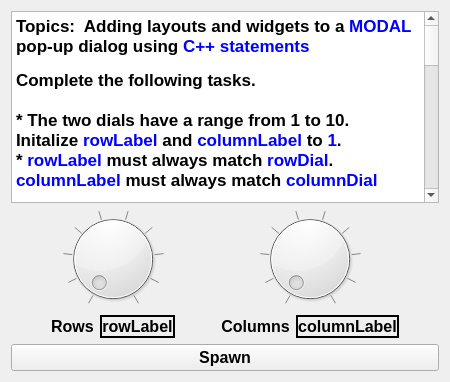
     <widget class="QWidget" name="tab_6">
      <attribute name="title">
       <string>P2</string>
      </attribute>
      <layout class="QVBoxLayout" name="verticalLayout_9">
       <item>
        <widget class="QTextBrowser" name="textBrowser_6">
         <property name="html">
          <string>&lt;!DOCTYPE HTML PUBLIC &quot;-//W3C//DTD HTML 4.0//EN&quot; &quot;http://www.w3.org/TR/REC-html40/strict.dtd&quot;&gt;
&lt;html&gt;&lt;head&gt;&lt;meta name=&quot;qrichtext&quot; content=&quot;1&quot; /&gt;&lt;style type=&quot;text/css&quot;&gt;
p, li { white-space: pre-wrap; }
&lt;/style&gt;&lt;/head&gt;&lt;body style=&quot; font-family:'Cantarell'; font-size:11pt; font-weight:400; font-style:normal;&quot;&gt;
&lt;p style=&quot; margin-top:0px; margin-bottom:0px; margin-left:0px; margin-right:0px; -qt-block-indent:0; text-indent:0px;&quot;&gt;&lt;span style=&quot; font-family:'.Lucida Grande UI'; font-size:13pt; font-weight:600;&quot;&gt;Topics:  Adding layouts and widgets to a &lt;/span&gt;&lt;span style=&quot; font-family:'.Lucida Grande UI'; font-size:13pt; font-weight:600; color:#0000ff;&quot;&gt;MODAL&lt;/span&gt;&lt;span style=&quot; font-family:'.Lucida Grande UI'; font-size:13pt; font-weight:600;&quot;&gt; pop-up dialog using &lt;/span&gt;&lt;span style=&quot; font-family:'.Lucida Grande UI'; font-size:13pt; font-weight:600; color:#0000ff;&quot;&gt;C++ statements&lt;/span&gt;&lt;/p&gt;
&lt;p style=&quot;-qt-paragraph-type:empty; margin-top:0px; margin-bottom:0px; margin-left:0px; margin-right:0px; -qt-block-indent:0; text-indent:0px; font-family:'Sans Serif'; font-size:9pt;&quot;&gt;&lt;br /&gt;&lt;/p&gt;
&lt;p style=&quot; margin-top:0px; margin-bottom:0px; margin-left:0px; margin-right:0px; -qt-block-indent:0; text-indent:0px;&quot;&gt;&lt;span style=&quot; font-family:'.Lucida Grande UI'; font-size:13pt; font-weight:600;&quot;&gt;Complete the following tasks.&lt;/span&gt;&lt;/p&gt;
&lt;p style=&quot;-qt-paragraph-type:empty; margin-top:0px; margin-bottom:0px; margin-left:0px; margin-right:0px; -qt-block-indent:0; text-indent:0px; font-family:'.Lucida Grande UI'; font-size:13pt; font-weight:600;&quot;&gt;&lt;br /&gt;&lt;/p&gt;
&lt;p style=&quot; margin-top:0px; margin-bottom:0px; margin-left:0px; margin-right:0px; -qt-block-indent:0; text-indent:0px;&quot;&gt;&lt;span style=&quot; font-family:'.Lucida Grande UI'; font-size:13pt; font-weight:600;&quot;&gt;* The two dials have a range from 1 to 10.  Initalize &lt;/span&gt;&lt;span style=&quot; font-family:'.Lucida Grande UI'; font-size:13pt; font-weight:600; color:#0000ff;&quot;&gt;rowLabel&lt;/span&gt;&lt;span style=&quot; font-family:'.Lucida Grande UI'; font-size:13pt; font-weight:600;&quot;&gt; and &lt;/span&gt;&lt;span style=&quot; font-family:'.Lucida Grande UI'; font-size:13pt; font-weight:600; color:#0000ff;&quot;&gt;columnLabel&lt;/span&gt;&lt;span style=&quot; font-family:'.Lucida Grande UI'; font-size:13pt; font-weight:600;&quot;&gt; to &lt;/span&gt;&lt;span style=&quot; font-family:'.Lucida Grande UI'; font-size:13pt; font-weight:600; color:#0000ff;&quot;&gt;1&lt;/span&gt;&lt;span style=&quot; font-family:'.Lucida Grande UI'; font-size:13pt; font-weight:600;&quot;&gt;.&lt;/span&gt;&lt;/p&gt;
&lt;p style=&quot; margin-top:0px; margin-bottom:0px; margin-left:0px; margin-right:0px; -qt-block-indent:0; text-indent:0px;&quot;&gt;&lt;span style=&quot; font-family:'.Lucida Grande UI'; font-size:13pt; font-weight:600;&quot;&gt;* &lt;/span&gt;&lt;span style=&quot; font-family:'.Lucida Grande UI'; font-size:13pt; font-weight:600; color:#0000ff;&quot;&gt;rowLabel&lt;/span&gt;&lt;span style=&quot; font-family:'.Lucida Grande UI'; font-size:13pt; font-weight:600;&quot;&gt; must always match &lt;/span&gt;&lt;span style=&quot; font-family:'.Lucida Grande UI'; font-size:13pt; font-weight:600; color:#0000ff;&quot;&gt;rowDial&lt;/span&gt;&lt;span style=&quot; font-family:'.Lucida Grande UI'; font-size:13pt; font-weight:600;&quot;&gt;.  &lt;/span&gt;&lt;span style=&quot; font-family:'.Lucida Grande UI'; font-size:13pt; font-weight:600; color:#0000ff;&quot;&gt;columnLabel&lt;/span&gt;&lt;span style=&quot; font-family:'.Lucida Grande UI'; font-size:13pt; font-weight:600;&quot;&gt; must always match &lt;/span&gt;&lt;span style=&quot; font-family:'.Lucida Grande UI'; font-size:13pt; font-weight:600; color:#0000ff;&quot;&gt;columnDial&lt;/span&gt;&lt;/p&gt;
&lt;p style=&quot;-qt-paragraph-type:empty; margin-top:0px; margin-bottom:0px; margin-left:0px; margin-right:0px; -qt-block-indent:0; text-indent:0px; font-family:'.Lucida Grande UI'; font-size:13pt; font-weight:600;&quot;&gt;&lt;br /&gt;&lt;/p&gt;
&lt;p style=&quot; margin-top:0px; margin-bottom:0px; margin-left:0px; margin-right:0px; -qt-block-indent:0; text-indent:0px;&quot;&gt;&lt;span style=&quot; font-family:'.Lucida Grande UI'; font-size:13pt; font-weight:600;&quot;&gt;* Add Qt/C++ statement(s) that will display, each time the &lt;/span&gt;&lt;span style=&quot; font-family:'.Lucida Grande UI'; font-size:13pt; font-weight:600; color:#0000ff;&quot;&gt;spawnButton&lt;/span&gt;&lt;span style=&quot; font-family:'.Lucida Grande UI'; font-size:13pt; font-weight:600;&quot;&gt; is pressed, create a &lt;/span&gt;&lt;span style=&quot; font-family:'.Lucida Grande UI'; font-size:13pt; font-weight:600; color:#0000ff;&quot;&gt;modal&lt;/span&gt;&lt;span style=&quot; font-family:'.Lucida Grande UI'; font-size:13pt; font-weight:600;&quot;&gt; pop-up dialog that displays &lt;/span&gt;&lt;span style=&quot; font-family:'.Lucida Grande UI'; font-size:13pt; font-weight:600; color:#ef2929;&quot;&gt;ROWS x COLUMNS&lt;/span&gt;&lt;span style=&quot; font-family:'.Lucida Grande UI'; font-size:13pt; font-weight:600;&quot;&gt; &lt;/span&gt;&lt;span style=&quot; font-family:'.Lucida Grande UI'; font-size:13pt; font-weight:600; color:#0000ff;&quot;&gt;QLabels &lt;/span&gt;&lt;span style=&quot; font-family:'.Lucida Grande UI'; font-size:13pt; font-weight:600; color:#000000;&quot;&gt;in a &lt;/span&gt;&lt;span style=&quot; font-family:'.Lucida Grande UI'; font-size:13pt; font-weight:600; text-decoration: underline; color:#ef2929;&quot;&gt;grid layout&lt;/span&gt;&lt;span style=&quot; font-family:'.Lucida Grande UI'; font-size:13pt; font-weight:600;&quot;&gt; and a &lt;/span&gt;&lt;span style=&quot; font-family:'.Lucida Grande UI'; font-size:13pt; font-weight:600; color:#0000ff;&quot;&gt;Close button&lt;/span&gt;&lt;span style=&quot; font-family:'.Lucida Grande UI'; font-size:13pt; font-weight:600;&quot;&gt;  &lt;/span&gt;&lt;span style=&quot; font-family:'.Lucida Grande UI'; font-size:13pt; font-weight:600; color:#ff0000;&quot;&gt;(do not use Designer to create this new dialog form)&lt;/span&gt;&lt;/p&gt;
&lt;p style=&quot; margin-top:0px; margin-bottom:0px; margin-left:0px; margin-right:0px; -qt-block-indent:0; text-indent:0px;&quot;&gt;&lt;span style=&quot; font-family:'.Lucida Grande UI'; font-size:13pt; font-weight:600;&quot;&gt;** Each &lt;/span&gt;&lt;span style=&quot; font-family:'.Lucida Grande UI'; font-size:13pt; font-weight:600; color:#0000ff;&quot;&gt;QLabel&lt;/span&gt;&lt;span style=&quot; font-family:'.Lucida Grande UI'; font-size:13pt; font-weight:600;&quot;&gt; must include a visible frame&lt;/span&gt;&lt;/p&gt;
&lt;p style=&quot; margin-top:0px; margin-bottom:0px; margin-left:0px; margin-right:0px; -qt-block-indent:0; text-indent:0px;&quot;&gt;&lt;span style=&quot; font-family:'.Lucida Grande UI'; font-size:13pt; font-weight:600;&quot;&gt;** Add Qt/C++ statement(s) that will cause &lt;/span&gt;&lt;span style=&quot; font-family:'.Lucida Grande UI'; font-size:13pt; font-weight:600; text-decoration: underline; color:#0000ff;&quot;&gt;each of the grid labels on the pop-up dialog&lt;/span&gt;&lt;span style=&quot; font-family:'.Lucida Grande UI'; font-size:13pt; font-weight:600; color:#0000ff;&quot;&gt; &lt;/span&gt;&lt;span style=&quot; font-family:'.Lucida Grande UI'; font-size:13pt; font-weight:600;&quot;&gt;to be numbered correctly with its &lt;/span&gt;&lt;span style=&quot; font-family:'.Lucida Grande UI'; font-size:13pt; font-weight:600; color:#ef2929;&quot;&gt;ROW POSITION&lt;/span&gt;&lt;span style=&quot; font-family:'.Lucida Grande UI'; font-size:13pt; font-weight:600;&quot;&gt; within the grid layout&lt;/span&gt;&lt;/p&gt;
&lt;p style=&quot; margin-top:0px; margin-bottom:0px; margin-left:0px; margin-right:0px; -qt-block-indent:0; text-indent:0px;&quot;&gt;&lt;span style=&quot; font-family:'.Lucida Grande UI'; font-size:13pt; font-weight:600;&quot;&gt;** Add Qt/C++ statement(s) that will cause the pop-up dialog to close when the user clicks on the &lt;/span&gt;&lt;span style=&quot; font-family:'.Lucida Grande UI'; font-size:13pt; font-weight:600; color:#0000ff;&quot;&gt;Close&lt;/span&gt;&lt;span style=&quot; font-family:'.Lucida Grande UI'; font-size:13pt; font-weight:600;&quot;&gt; &lt;/span&gt;&lt;span style=&quot; font-family:'.Lucida Grande UI'; font-size:13pt; font-weight:600; color:#0000ff;&quot;&gt;button&lt;/span&gt;&lt;span style=&quot; font-family:'.Lucida Grande UI'; font-size:13pt; font-weight:600;&quot;&gt;.  The &lt;/span&gt;&lt;span style=&quot; font-family:'.Lucida Grande UI'; font-size:13pt; font-weight:600; color:#0000ff;&quot;&gt;Close button&lt;/span&gt;&lt;span style=&quot; font-family:'.Lucida Grande UI'; font-size:13pt; font-weight:600;&quot;&gt; on the pop-up dialog must close &lt;/span&gt;&lt;span style=&quot; font-family:'.Lucida Grande UI'; font-size:13pt; font-weight:600; text-decoration: underline;&quot;&gt;only&lt;/span&gt;&lt;span style=&quot; font-family:'.Lucida Grande UI'; font-size:13pt; font-weight:600;&quot;&gt; the pop-up dialog, NOT the entire exam dialog!&lt;/span&gt;&lt;/p&gt;
&lt;p style=&quot;-qt-paragraph-type:empty; margin-top:0px; margin-bottom:0px; margin-left:0px; margin-right:0px; -qt-block-indent:0; text-indent:0px; font-family:'.Lucida Grande UI'; font-size:13pt; font-weight:600;&quot;&gt;&lt;br /&gt;&lt;/p&gt;
&lt;p style=&quot; margin-top:0px; margin-bottom:0px; margin-left:0px; margin-right:0px; -qt-block-indent:0; text-indent:0px;&quot;&gt;&lt;span style=&quot; font-family:'.Lucida Grande UI'; font-size:13pt; font-weight:600;&quot;&gt;* Add Qt/C++ statement(s) that make a &lt;/span&gt;&lt;span style=&quot; font-family:'.Lucida Grande UI'; font-size:13pt; font-weight:600; color:#0000ff;&quot;&gt;QVBoxLayout&lt;/span&gt;&lt;span style=&quot; font-family:'.Lucida Grande UI'; font-size:13pt; font-weight:600;&quot;&gt; the top-level layout of widgets on the pop-up dialog.  The &lt;/span&gt;&lt;span style=&quot; font-family:'.Lucida Grande UI'; font-size:13pt; font-weight:600; color:#0000ff;&quot;&gt;QGridLayout &lt;/span&gt;&lt;span style=&quot; font-family:'.Lucida Grande UI'; font-size:13pt; font-weight:600;&quot;&gt;is NOT the top-level layout of the pop-up dialog!&lt;/span&gt;&lt;/p&gt;
&lt;p style=&quot;-qt-paragraph-type:empty; margin-top:0px; margin-bottom:0px; margin-left:0px; margin-right:0px; -qt-block-indent:0; text-indent:0px; font-family:'.Lucida Grande UI'; font-size:13pt; font-weight:600;&quot;&gt;&lt;br /&gt;&lt;/p&gt;
&lt;p style=&quot; margin-top:0px; margin-bottom:0px; margin-left:0px; margin-right:0px; -qt-block-indent:0; text-indent:0px;&quot;&gt;&lt;span style=&quot; font-family:'.Lucida Grande UI'; font-size:13pt; font-weight:600;&quot;&gt;HINT:  the names of the widgets are &lt;/span&gt;&lt;span style=&quot; font-family:'.Lucida Grande UI'; font-size:13pt; font-weight:600; color:#0000ff;&quot;&gt;rowDial&lt;/span&gt;&lt;span style=&quot; font-family:'.Lucida Grande UI'; font-size:13pt; font-weight:600;&quot;&gt;, &lt;/span&gt;&lt;span style=&quot; font-family:'.Lucida Grande UI'; font-size:13pt; font-weight:600; color:#0000ff;&quot;&gt;rowLabel&lt;/span&gt;&lt;span style=&quot; font-family:'.Lucida Grande UI'; font-size:13pt; font-weight:600;&quot;&gt;, &lt;/span&gt;&lt;span style=&quot; font-family:'.Lucida Grande UI'; font-size:13pt; font-weight:600; color:#0000ff;&quot;&gt;columnDial&lt;/span&gt;&lt;span style=&quot; font-family:'.Lucida Grande UI'; font-size:13pt; font-weight:600;&quot;&gt;, &lt;/span&gt;&lt;span style=&quot; font-family:'.Lucida Grande UI'; font-size:13pt; font-weight:600; color:#0000ff;&quot;&gt;columnLabel&lt;/span&gt;&lt;span style=&quot; font-family:'.Lucida Grande UI'; font-size:13pt; font-weight:600;&quot;&gt;, and &lt;/span&gt;&lt;span style=&quot; font-family:'.Lucida Grande UI'; font-size:13pt; font-weight:600; color:#0000ff;&quot;&gt;spawnButton&lt;/span&gt;&lt;/p&gt;
&lt;p style=&quot;-qt-paragraph-type:empty; margin-top:0px; margin-bottom:0px; margin-left:0px; margin-right:0px; -qt-block-indent:0; text-indent:0px; font-family:'.Lucida Grande UI'; font-size:13pt; font-weight:600; color:#000000;&quot;&gt;&lt;br /&gt;&lt;/p&gt;
&lt;p style=&quot; margin-top:0px; margin-bottom:0px; margin-left:0px; margin-right:0px; -qt-block-indent:0; text-indent:0px;&quot;&gt;&lt;span style=&quot; font-family:'.Lucida Grande UI'; font-size:13pt; font-weight:600; color:#ff0000;&quot;&gt;Do NOT use the Designer tool to modify the main form itself or to create the pop-up dialog or you will receive&lt;/span&gt;&lt;span style=&quot; font-family:'.Lucida Grande UI'; font-size:13pt; font-weight:600; color:#000000;&quot;&gt; zero credit (0 points).&lt;/span&gt;&lt;/p&gt;
&lt;p style=&quot;-qt-paragraph-type:empty; margin-top:0px; margin-bottom:0px; margin-left:0px; margin-right:0px; -qt-block-indent:0; text-indent:0px; font-family:'.Lucida Grande UI'; font-size:13pt; font-weight:600; color:#000000;&quot;&gt;&lt;br /&gt;&lt;/p&gt;&lt;/body&gt;&lt;/html&gt;</string>
         </property>
        </widget>
       </item>
       <item>
        <layout class="QHBoxLayout" name="horizontalLayout_10">
         <item>
          <spacer name="horizontalSpacer_19">
           <property name="orientation">
            <enum>Qt::Horizontal</enum>
           </property>
           <property name="sizeHint" stdset="0">
            <size>
             <width>40</width>
             <height>20</height>
            </size>
           </property>
          </spacer>
         </item>
         <item>
          <layout class="QVBoxLayout" name="verticalLayout_8">
           <item>
            <widget class="QDial" name="rowDial">
             <property name="minimum">
              <number>1</number>
             </property>
             <property name="maximum">
              <number>10</number>
             </property>
             <property name="pageStep">
              <number>1</number>
             </property>
             <property name="wrapping">
              <bool>false</bool>
             </property>
             <property name="notchesVisible">
              <bool>true</bool>
             </property>
            </widget>
           </item>
           <item>
            <layout class="QHBoxLayout" name="horizontalLayout_7">
             <item>
              <widget class="QLabel" name="label_3">
               <property name="font">
                <font>
                 <pointsize>12</pointsize>
                 <weight>75</weight>
                 <bold>true</bold>
                </font>
               </property>
               <property name="text">
                <string>Rows</string>
               </property>
               <property name="alignment">
                <set>Qt::AlignCenter</set>
               </property>
              </widget>
             </item>
             <item>
              <widget class="QLabel" name="rowLabel">
               <property name="font">
                <font>
                 <pointsize>12</pointsize>
                 <weight>75</weight>
                 <bold>true</bold>
                </font>
               </property>
               <property name="frameShape">
                <enum>QFrame::WinPanel</enum>
               </property>
               <property name="text">
                <string>rowLabel</string>
               </property>
               <property name="alignment">
                <set>Qt::AlignCenter</set>
               </property>
              </widget>
             </item>
            </layout>
           </item>
          </layout>
         </item>
         <item>
          <spacer name="horizontalSpacer_20">
           <property name="orientation">
            <enum>Qt::Horizontal</enum>
           </property>
           <property name="sizeHint" stdset="0">
            <size>
             <width>40</width>
             <height>20</height>
            </size>
           </property>
          </spacer>
         </item>
         <item>
          <layout class="QVBoxLayout" name="verticalLayout_6">
           <item>
            <widget class="QDial" name="columnDial">
             <property name="minimum">
              <number>1</number>
             </property>
             <property name="maximum">
              <number>10</number>
             </property>
             <property name="pageStep">
              <number>1</number>
             </property>
             <property name="wrapping">
              <bool>false</bool>
             </property>
             <property name="notchesVisible">
              <bool>true</bool>
             </property>
            </widget>
           </item>
           <item>
            <layout class="QHBoxLayout" name="horizontalLayout_9">
             <item>
              <widget class="QLabel" name="label_4">
               <property name="font">
                <font>
                 <pointsize>12</pointsize>
                 <weight>75</weight>
                 <bold>true</bold>
                </font>
               </property>
               <property name="text">
                <string>Columns</string>
               </property>
               <property name="alignment">
                <set>Qt::AlignCenter</set>
               </property>
              </widget>
             </item>
             <item>
              <widget class="QLabel" name="columnLabel">
               <property name="font">
                <font>
                 <pointsize>12</pointsize>
                 <weight>75</weight>
                 <bold>true</bold>
                </font>
               </property>
               <property name="frameShape">
                <enum>QFrame::WinPanel</enum>
               </property>
               <property name="text">
                <string>columnLabel</string>
               </property>
               <property name="alignment">
                <set>Qt::AlignCenter</set>
               </property>
              </widget>
             </item>
            </layout>
           </item>
          </layout>
         </item>
         <item>
          <spacer name="horizontalSpacer_21">
           <property name="orientation">
            <enum>Qt::Horizontal</enum>
           </property>
           <property name="sizeHint" stdset="0">
            <size>
             <width>40</width>
             <height>20</height>
            </size>
           </property>
          </spacer>
         </item>
        </layout>
       </item>
       <item>
        <layout class="QHBoxLayout" name="horizontalLayout_11">
         <item>
          <widget class="QPushButton" name="spawnButton">
           <property name="font">
            <font>
             <pointsize>12</pointsize>
             <weight>75</weight>
             <bold>true</bold>
            </font>
           </property>
           <property name="text">
            <string>Spawn</string>
           </property>
          </widget>
         </item>
        </layout>
       </item>
      </layout>
     </widget>
